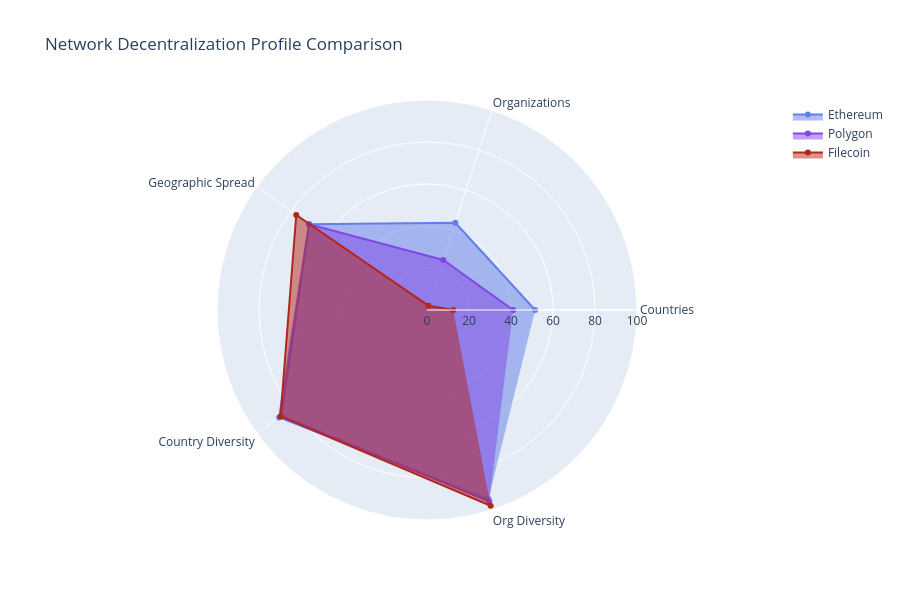

Source (notebook cell):
### Code cell
def create_radar_comparison(networks_dict):
    """Create radar chart comparing networks on multiple dimensions."""
    fig = go.Figure()
    
    categories = ['Countries', 'Organizations', 'Geographic Spread', 
                  'Country Diversity', 'Org Diversity']
    
    for name, df in networks_dict.items():
        country_stats = analyze_concentration(df, 'country')
        org_stats = analyze_concentration(df, 'org_normalized')
        
        # Normalize metrics to 0-100 scale
        values = [
            min(100, country_stats['num_unique'] / 2),  # Countries (normalize by /2)
            min(100, org_stats['num_unique'] / 50),      # Orgs (normalize by /50)
            (1 - country_stats['top_1_share']) * 100,    # Geographic spread (inverse of top country)
            (1 - country_stats['hhi']) * 100,            # Country diversity (inverse HHI)
            (1 - org_stats['hhi']) * 100                 # Org diversity (inverse HHI)
        ]
        
        fig.add_trace(go.Scatterpolar(
            r=values,
            theta=categories,
            fill='toself',
            name=name.title(),
            line_color=COLORS.get(name, '#666666')
        ))
    
    fig.update_layout(
        polar=dict(
            radialaxis=dict(
                visible=True,
                range=[0, 100]
            )
        ),
        showlegend=True,
        title="Network Decentralization Profile Comparison",
        height=600
    )
    
    return fig

fig = create_radar_comparison(networks)
fig.show()

### Figure 1 — Plotly figure (JSON) as saved in the notebook; plotly's stock layout.template omitted (floating-point values rounded to 4 significant figures)
{"data": [{"fill": "toself", "line": {"color": "#627EEA"}, "name": "Ethereum", "r": [51.5, 43.68, 69.47, 87.06, 94.67], "theta": ["Countries", "Organizations", "Geographic Spread", "Country Diversity", "Org Diversity"], "type": "scatterpolar"}, {"fill": "toself", "line": {"color": "#8247E5"}, "name": "Polygon", "r": [41, 25.04, 69.37, 85.82, 95.92], "theta": ["Countries", "Organizations", "Geographic Spread", "Country Diversity", "Org Diversity"], "type": "scatterpolar"}, {"fill": "toself", "line": {"color": "#b3261e"}, "name": "Filecoin", "r": [12.5, 2.16, 76.95, 86.22, 98.03], "theta": ["Countries", "Organizations", "Geographic Spread", "Country Diversity", "Org Diversity"], "type": "scatterpolar"}], "layout": {"height": 600, "polar": {"radialaxis": {"range": [0, 100], "visible": true}}, "showlegend": true, "title": {"text": "Network Decentralization Profile Comparison"}}}
